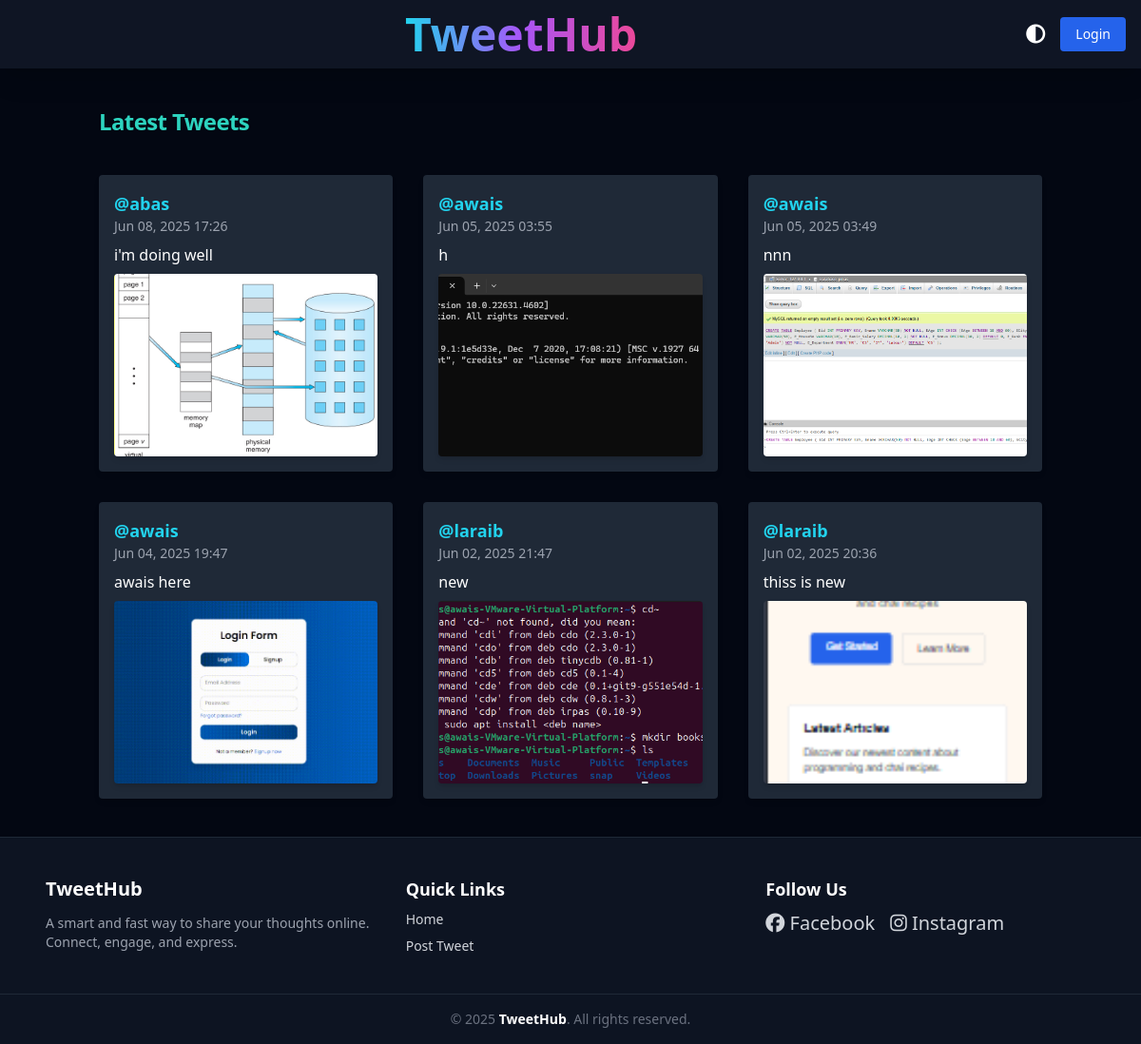
Screenshot of /tweet/ with the database file from the repository.
### tweet/models.py (models this page shows, shortened)
class Tweet(models.Model):
  user= models.ForeignKey(User, on_delete=models.CASCADE)
  text= models.TextField(max_length=240)
  photo= models.ImageField(upload_to='photos/', blank=True, null=True)
  created_at= models.DateTimeField(auto_now_add=True)
  updated_at= models.DateTimeField(auto_now=True)

### tweet/views.py (the view)
# urls.py: path('', views.tweet_list, name='tweet_list'),
def tweet_list(request):
   tweets= Tweet.objects.all().order_by('-created_at')
   return render (request, 'tweet/tweet_list.html', {'tweets': tweets})

### tweet/templates/tweet/tweet_list.html (shortened to what this page needs)
{% extends "layout.html" %}
{% block content %}
<div class="flex items-center justify-between mb-10" data-aos="fade-down">
  <h1 class="text-2xl font-extrabold text-teal-400 tracking-tight">Latest Tweets</h1>
</div>
<div class="grid grid-cols-1 sm:grid-cols-2 lg:grid-cols-3 gap-8">
{% for tweet in tweets %}
  <div class="bg-gray-800 p-4 rounded shadow-md space-y-2" data-aos="fade-up">
    <div class="flex justify-between items-center">
      <div>
        <h3 class="text-lg font-semibold text-cyan-400">@{{ tweet.user.username }}</h3>
        <p class="text-gray-400 text-sm">{{ tweet.created_at|date:"M d, Y H:i" }}</p>
      </div>
    </div>
    <p class="text-white mt-2">{{ tweet.text }}</p>
    {% if tweet.photo %}
      <img src="{{ tweet.photo.url }}" alt="Tweet Photo" class="w-full h-48 object-cover rounded shadow-md mt-2">
    {% endif %}
  </div>
{% endfor %}
</div>
{% endblock %}

### chaiHQ/templates/layout.html (shortened to what this page needs)
<!DOCTYPE html>
<html lang="en" class="scroll-smooth">
  <head>
    <script src="https://cdn.tailwindcss.com"></script>
    <link href="https://unpkg.com/aos@2.3.4/dist/aos.css" rel="stylesheet" />
  </head>
  <body class="bg-gray-950 text-white font-sans min-h-screen flex flex-col transition-bg">
<nav class="bg-gray-900/90 backdrop-blur-md shadow-xl px-4 py-3 sticky top-0 z-50">
  <div class="max-w-7xl mx-auto flex flex-col sm:flex-row justify-between items-center space-y-2 sm:space-y-0">
    <a href="{% url 'tweet_list' %}" class="mx-auto text-4xl sm:text-5xl font-extrabold text-transparent bg-gradient-to-r from-cyan-400 via-purple-500 to-pink-500 bg-clip-text
       transition-transform duration-700 ease-in-out transform hover:scale-110 hover:rotate-1 animate-fadeIn text-center sm:text-left w-full sm:w-auto"
       data-aos="flip-left"
       data-aos-delay="100"
       data-aos-once="true">
    </a>
    <div class="flex flex-col sm:flex-row items-center gap-3 sm:gap-4 w-full sm:w-auto justify-center sm:justify-end">
      <button onclick="toggleMode()" class="text-xl text-white hover:text-yellow-400 transition duration-300">
        <i class="fas fa-adjust"></i>
      </button>
      {% if user.is_authenticated %}
        <div class="flex items-center gap-2">
          <span class="text-gray-300 text-sm">Hello,</span>
          <span class="text-cyan-400 font-semibold">@{{ user.username }}</span>
        </div>
        <form action="{% url 'logout' %}" method="post">
          {% csrf_token %}
          <button type="submit" class="bg-red-600 hover:bg-red-700 text-white px-4 py-2 rounded transition text-sm">Logout</button>
        </form>
      {% else %}
        <a href="{% url 'login' %}" class="bg-blue-600 hover:bg-blue-700 text-white px-4 py-2 rounded transition text-sm">Login</a>
      {% endif %}
    </div>
  </div>
</nav>
    <main class="container mx-auto px-4 py-10 flex-grow space-y-6">
      {% block content %}{% endblock %}
    </main>
    <footer class="bg-gray-900/80 text-gray-300 backdrop-blur-md border-t border-gray-800">
      <div class="max-w-6xl mx-auto px-6 py-10 grid grid-cols-1 md:grid-cols-3 gap-8" data-aos="fade-up">
        <div>
          <h2 class="text-xl font-bold text-white mb-3">TweetHub</h2>
          <p class="text-sm text-gray-400">
            A smart and fast way to share your thoughts online. Connect, engage, and express.
          </p>
        </div>
        <div>
          <h2 class="text-lg font-semibold text-white mb-2">Quick Links</h2>
          <ul class="space-y-2 text-sm">
            <li><a href="{% url 'tweet_list' %}" class="hover:text-cyan-400 transition">Home</a></li>
            <li><a href="{% url 'tweet_create' %}" class="hover:text-cyan-400 transition">Post Tweet</a></li>
          </ul>
        </div>
        <div>
          <h2 class="text-lg font-semibold text-white mb-2">Follow Us</h2>
          <div class="flex gap-4 text-xl">
            <a href="#" class="hover:text-blue-500 transition"><i class="fab fa-facebook"></i> Facebook</a>
            <a href="#" class="hover:text-pink-400 transition"><i class="fab fa-instagram"></i> Instagram</a>
          </div>
        </div>
      </div>
      <div class="text-center py-4 border-t border-gray-800 text-sm text-gray-500">
        &copy; 2025 <span class="text-white font-semibold">TweetHub</span>. All rights reserved.
      </div>
    </footer>
  </body>
</html>

### chaiHQ/templates/layout.html (style rules this page uses)
.animate-fadeIn { animation: fadeIn 1s ease-out; }
.transition-bg { transition: background-color 0.5s ease, color 0.5s ease; }

### rows the page displays
Tweet: user.username "abas", created_at "Jun 08, 2025 17:26", text "i'm doing well", photo (picture)
Tweet: user.username "awais", created_at "Jun 05, 2025 03:55", text "h", photo (picture)
Tweet: user.username "awais", created_at "Jun 05, 2025 03:49", text "nnn", photo (picture)
Tweet: user.username "awais", created_at "Jun 04, 2025 19:47", text "awais here", photo (picture)
Tweet: user.username "laraib", created_at "Jun 02, 2025 21:47", text "new", photo (picture)
Tweet: user.username "laraib", created_at "Jun 02, 2025 20:36", text "thiss is new", photo (picture)
